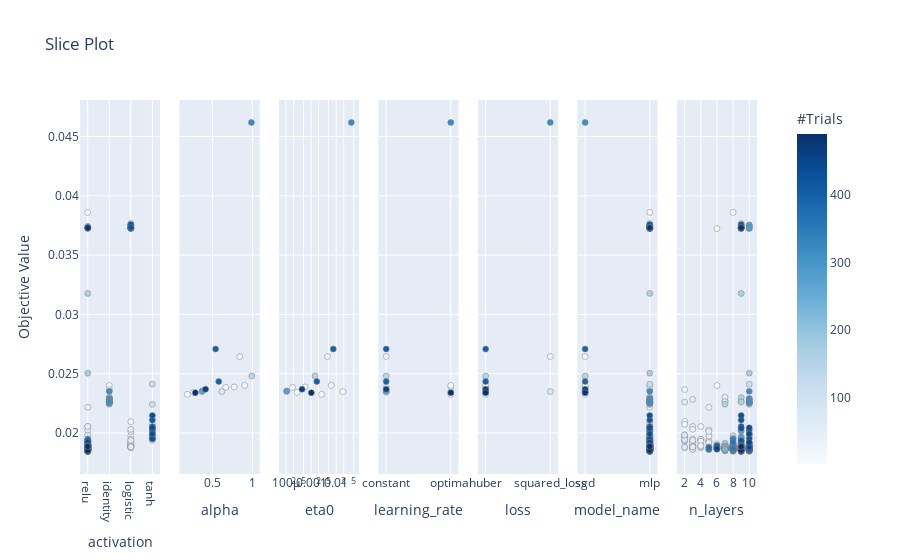

Notebook code for this chart:
### Code cell
optuna.visualization.plot_slice(studies[0], params=["eta0", "alpha", "learning_rate", "loss", "n_layers", "activation", "model_name"])

### Figure 1 — Plotly figure (JSON) as saved in the notebook; plotly's stock layout.template omitted (floating-point values rounded to 4 significant figures; data arrays with more than 128 entries replaced by an {"elided": "..."} marker saying what was removed)
{"data": [{"marker": {"color": {"elided": "477 int values"}, "colorbar": {"title": {"text": "#Trials"}, "x": 1, "xpad": 40, "y": 0.5}, "colorscale": [[0, "rgb(247,251,255)"], [0.125, "rgb(222,235,247)"], [0.25, "rgb(198,219,239)"], [0.375, "rgb(158,202,225)"], [0.5, "rgb(107,174,214)"], [0.625, "rgb(66,146,198)"], [0.75, "rgb(33,113,181)"], [0.875, "rgb(8,81,156)"], [1, "rgb(8,48,107)"]], "line": {"color": "Grey", "width": 0.5}, "showscale": true}, "mode": "markers", "showlegend": false, "type": "scatter", "x": {"elided": "477 str values"}, "xaxis": "x", "y": {"elided": "477 float values"}, "yaxis": "y"}, {"marker": {"color": [0, 5, 8, 9, 12, 14, 15, 74, 142, 269, 310, 389, 390, 448, 479], "colorbar": {"title": {"text": "#Trials"}, "x": 1, "xpad": 40}, "colorscale": [[0, "rgb(247,251,255)"], [0.125, "rgb(222,235,247)"], [0.25, "rgb(198,219,239)"], [0.375, "rgb(158,202,225)"], [0.5, "rgb(107,174,214)"], [0.625, "rgb(66,146,198)"], [0.75, "rgb(33,113,181)"], [0.875, "rgb(8,81,156)"], [1, "rgb(8,48,107)"]], "line": {"color": "Grey", "width": 0.5}, "showscale": false}, "mode": "markers", "showlegend": false, "type": "scatter", "x": [0.2642, 0.3707, 0.7732, 0.1856, 0.6669, 0.842, 0.9033, 0.6178, 0.9937, 0.3735, 0.9883, 0.5797, 0.5404, 0.4147, 0.2869], "xaxis": "x2", "y": [0.02342, 0.02349, 0.02389, 0.02326, 0.02384, 0.02645, 0.02401, 0.0235, 0.0248, 0.02354, 0.04618, 0.02434, 0.02708, 0.0237, 0.0234], "yaxis": "y2"}, {"marker": {"color": [0, 5, 8, 9, 12, 14, 15, 74, 142, 269, 310, 389, 390, 448, 479], "colorbar": {"title": {"text": "#Trials"}, "x": 1, "xpad": 40}, "colorscale": [[0, "rgb(247,251,255)"], [0.125, "rgb(222,235,247)"], [0.25, "rgb(198,219,239)"], [0.375, "rgb(158,202,225)"], [0.5, "rgb(107,174,214)"], [0.625, "rgb(66,146,198)"], [0.75, "rgb(33,113,181)"], [0.875, "rgb(8,81,156)"], [1, "rgb(8,48,107)"]], "line": {"color": "Grey", "width": 0.5}, "showscale": false}, "mode": "markers", "showlegend": false, "type": "scatter", "x": [0.0002767, 0.01875, 0.0005703, 0.002634, 0.0001809, 0.004528, 0.006391, 0.0001066, 0.001427, 0.0001067, 0.04016, 0.00169, 0.007662, 0.0004351, 0.001022], "xaxis": "x3", "y": [0.02342, 0.02349, 0.02389, 0.02326, 0.02384, 0.02645, 0.02401, 0.0235, 0.0248, 0.02354, 0.04618, 0.02434, 0.02708, 0.0237, 0.0234], "yaxis": "y3"}, {"marker": {"color": [0, 5, 8, 9, 12, 14, 15, 74, 142, 269, 310, 389, 390, 448, 479], "colorbar": {"title": {"text": "#Trials"}, "x": 1, "xpad": 40}, "colorscale": [[0, "rgb(247,251,255)"], [0.125, "rgb(222,235,247)"], [0.25, "rgb(198,219,239)"], [0.375, "rgb(158,202,225)"], [0.5, "rgb(107,174,214)"], [0.625, "rgb(66,146,198)"], [0.75, "rgb(33,113,181)"], [0.875, "rgb(8,81,156)"], [1, "rgb(8,48,107)"]], "line": {"color": "Grey", "width": 0.5}, "showscale": false}, "mode": "markers", "showlegend": false, "type": "scatter", "x": ["constant", "optimal", "optimal", "optimal", "constant", "constant", "optimal", "constant", "constant", "constant", "optimal", "constant", "constant", "constant", "optimal"], "xaxis": "x4", "y": [0.02342, 0.02349, 0.02389, 0.02326, 0.02384, 0.02645, 0.02401, 0.0235, 0.0248, 0.02354, 0.04618, 0.02434, 0.02708, 0.0237, 0.0234], "yaxis": "y4"}, {"marker": {"color": [0, 5, 8, 9, 12, 14, 15, 74, 142, 269, 310, 389, 390, 448, 479], "colorbar": {"title": {"text": "#Trials"}, "x": 1, "xpad": 40}, "colorscale": [[0, "rgb(247,251,255)"], [0.125, "rgb(222,235,247)"], [0.25, "rgb(198,219,239)"], [0.375, "rgb(158,202,225)"], [0.5, "rgb(107,174,214)"], [0.625, "rgb(66,146,198)"], [0.75, "rgb(33,113,181)"], [0.875, "rgb(8,81,156)"], [1, "rgb(8,48,107)"]], "line": {"color": "Grey", "width": 0.5}, "showscale": false}, "mode": "markers", "showlegend": false, "type": "scatter", "x": ["huber", "huber", "huber", "huber", "huber", "squared_loss", "huber", "squared_loss", "huber", "huber", "squared_loss", "huber", "huber", "huber", "huber"], "xaxis": "x5", "y": [0.02342, 0.02349, 0.02389, 0.02326, 0.02384, 0.02645, 0.02401, 0.0235, 0.0248, 0.02354, 0.04618, 0.02434, 0.02708, 0.0237, 0.0234], "yaxis": "y5"}, {"marker": {"color": {"elided": "492 int values"}, "colorbar": {"title": {"text": "#Trials"}, "x": 1, "xpad": 40}, "colorscale": [[0, "rgb(247,251,255)"], [0.125, "rgb(222,235,247)"], [0.25, "rgb(198,219,239)"], [0.375, "rgb(158,202,225)"], [0.5, "rgb(107,174,214)"], [0.625, "rgb(66,146,198)"], [0.75, "rgb(33,113,181)"], [0.875, "rgb(8,81,156)"], [1, "rgb(8,48,107)"]], "line": {"color": "Grey", "width": 0.5}, "showscale": false}, "mode": "markers", "showlegend": false, "type": "scatter", "x": {"elided": "492 str values"}, "xaxis": "x6", "y": {"elided": "492 float values"}, "yaxis": "y6"}, {"marker": {"color": {"elided": "477 int values"}, "colorbar": {"title": {"text": "#Trials"}, "x": 1, "xpad": 40}, "colorscale": [[0, "rgb(247,251,255)"], [0.125, "rgb(222,235,247)"], [0.25, "rgb(198,219,239)"], [0.375, "rgb(158,202,225)"], [0.5, "rgb(107,174,214)"], [0.625, "rgb(66,146,198)"], [0.75, "rgb(33,113,181)"], [0.875, "rgb(8,81,156)"], [1, "rgb(8,48,107)"]], "line": {"color": "Grey", "width": 0.5}, "showscale": false}, "mode": "markers", "showlegend": false, "type": "scatter", "x": {"elided": "477 int values"}, "xaxis": "x7", "y": {"elided": "477 float values"}, "yaxis": "y7"}], "layout": {"autosize": true, "title": {"text": "Slice Plot"}, "xaxis": {"anchor": "y", "autorange": true, "domain": [0, 0.1184], "range": [-0.2835, 3.283], "title": {"text": "activation"}, "type": "category"}, "xaxis2": {"anchor": "y2", "autorange": true, "domain": [0.1469, 0.2653], "range": [0.1092, 1.07], "title": {"text": "alpha"}, "type": "linear"}, "xaxis3": {"anchor": "y3", "autorange": true, "domain": [0.2939, 0.4122], "range": [-4.216, -1.153], "title": {"text": "eta0"}, "type": "log"}, "xaxis4": {"anchor": "y4", "autorange": true, "domain": [0.4408, 0.5592], "range": [-0.09449, 1.094], "title": {"text": "learning_rate"}, "type": "category"}, "xaxis5": {"anchor": "y5", "autorange": true, "domain": [0.5878, 0.7061], "range": [-0.09449, 1.094], "title": {"text": "loss"}, "type": "category"}, "xaxis6": {"anchor": "y6", "autorange": true, "domain": [0.7347, 0.8531], "range": [-0.09449, 1.094], "title": {"text": "model_name"}, "type": "category"}, "xaxis7": {"anchor": "y7", "autorange": true, "domain": [0.8816, 1.0], "range": [1.244, 10.76], "title": {"text": "n_layers"}, "type": "linear"}, "yaxis": {"anchor": "x", "autorange": true, "domain": [0, 1], "range": [0.01641, 0.04822], "title": {"text": "Objective Value"}, "type": "linear"}, "yaxis2": {"anchor": "x2", "autorange": true, "domain": [0, 1], "matches": "y", "range": [0.01641, 0.04822], "showticklabels": false, "type": "linear"}, "yaxis3": {"anchor": "x3", "autorange": true, "domain": [0, 1], "matches": "y", "range": [0.01641, 0.04822], "showticklabels": false, "type": "linear"}, "yaxis4": {"anchor": "x4", "autorange": true, "domain": [0, 1], "matches": "y", "range": [0.01641, 0.04822], "showticklabels": false, "type": "linear"}, "yaxis5": {"anchor": "x5", "autorange": true, "domain": [0, 1], "matches": "y", "range": [0.01641, 0.04822], "showticklabels": false, "type": "linear"}, "yaxis6": {"anchor": "x6", "autorange": true, "domain": [0, 1], "matches": "y", "range": [0.01641, 0.04822], "showticklabels": false, "type": "linear"}, "yaxis7": {"anchor": "x7", "autorange": true, "domain": [0, 1], "matches": "y", "range": [0.01641, 0.04822], "showticklabels": false, "type": "linear"}}}
